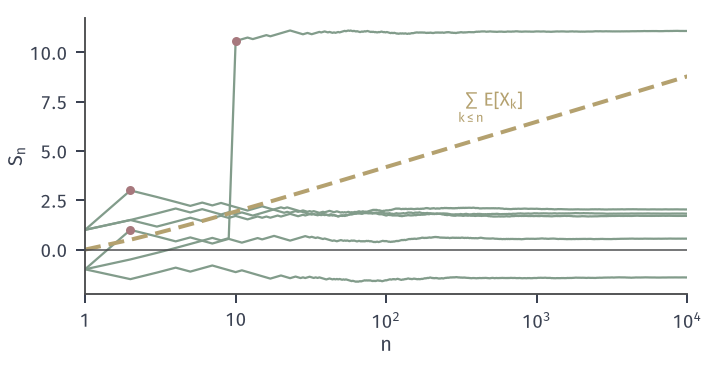

This figure's Python source:
from pathlib import Path
import sys
HERE = Path(__file__).resolve().parent
sys.path.insert(0, str(HERE.parent/"lln-common"))
from lln_fig import *
# Series with rare large terms: X_1 = eps_1; for k >= 2, X_k = k on B_k (P(B_k) = 1/k^2), otherwise eps_k/k,
# with eps_k = +-1 (prob 1/2) independent of B_k. Six paths (seed 4), k <= 10^4.
# Green: partial sums S_n; yellow: cumulative expectation sum_{k<=n} E[X_k] = sum_{2<=k<=n} 1/k (diverges);
# red dots: the steps where a large term k occurred.
rng = np.random.default_rng(4)
N, M = 10**4, 6
k = np.arange(1, N+1)
pB = np.where(k >= 2, 1/k**2, 0.)
B = rng.random((M, N)) < pB
E = rademacher(rng, (M, N))
X = np.where(B, k, E/k)
S = np.cumsum(X, axis=1)
fig, ax = figure(width_mm=100, height_mm=52)
panel(fig, left=.12, right=.97, bottom=.2, top=.95)
for s, b in zip(S, B):
    ax.plot(k, s, color=GREEN, lw=.9)
for s, b in zip(S, B):
    for i in np.flatnonzero(b): dot(ax, k[i], s[i], ms=3.6)
EX = np.cumsum(np.where(k >= 2, 1/k, 0.))
ax.plot(k, EX, color=YELLOW, lw=1.6, ls=DASH)
lab(ax, 300, 7.3, r'$\sum_{k\leq n}\mathbb{E}[X_k]$'.replace(r'\mathbb{E}', 'E'), YELLOW)
ax.set_xscale('log'); ax.set_xlim(1, N); logticks(ax, [0, 1, 2, 3, 4], 'x')
ax.axhline(0, color=STROKE, lw=.6)
axlab(ax, '$n$', '$S_n$')
big = [[int(x) for x in k[b]] for b in B]
save(fig, HERE, 'figure', {'seed': 4, 'big_term_indices': big, 'final': [float(x) for x in S[:, -1]],
     'expected_number_of_big_terms': float(pB.sum())})
